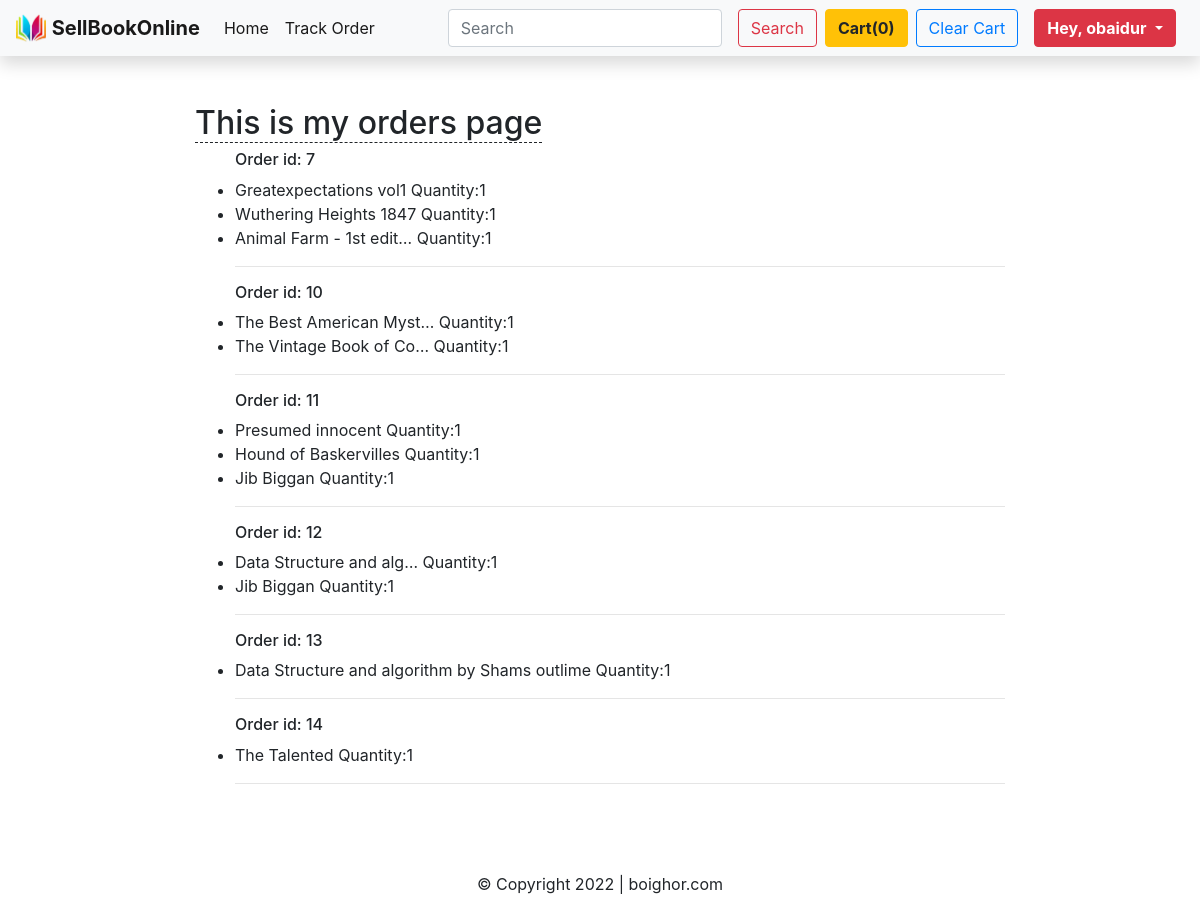
The page /orders (signed in) on the database as committed earlier.
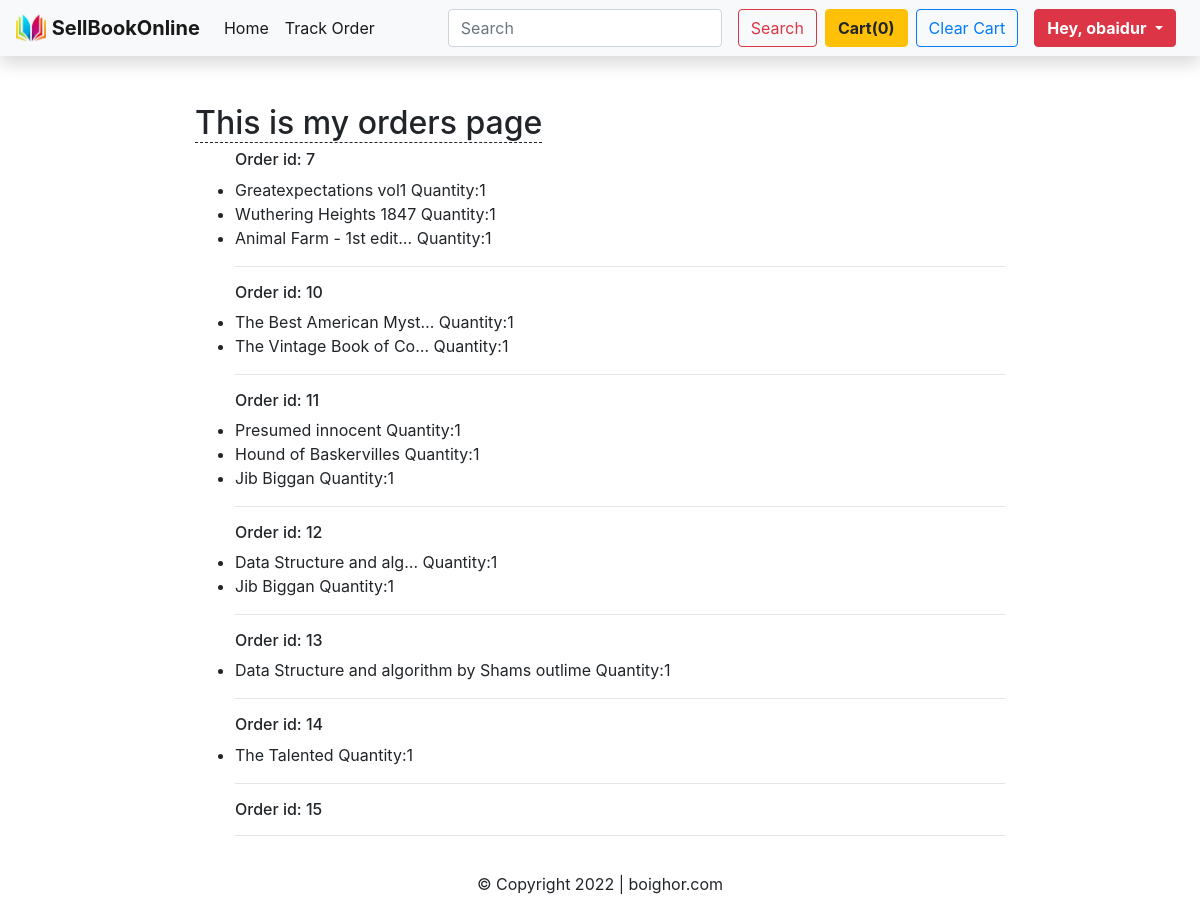
The same page on the database as committed later.
### home/models.py (models this page shows)
class Order(models.Model):
    order_id = models.AutoField(primary_key=True)
    items_json = models.CharField(max_length=50000)
    name = models.CharField(max_length=900)
    email = models.CharField(max_length=1101)
    address = models.CharField(max_length=1101)
    city = models.CharField(max_length=1101)
    state = models.CharField(max_length=1101)
    zip_code = models.CharField(max_length=1011)
    phone = models.CharField(max_length=1011, default="")

### home/views.py (the view)
# urls.py: path('orders',views.my_orders,name='orders'),
@login_required(login_url='/loginsignup')
def my_orders(request):
    mail = request.user.email
    orders = Order.objects.filter(email=mail)
    for order in orders:
        order.items_json = json.loads(order.items_json)
    context = {
        'orders': orders,
    }
    return render(request,'home/orders.html',context)

### templates/home/orders.html (shortened to what this page needs)
{% extends 'base.html' %}
{% load static %}
{% load tag_library %}
{% block body %}
<div class="container mt-5" style="width:70%;">
    <h2><span style="border-bottom:1px dashed">This is my orders page</span></h2>
    <ul>
        {% for order in orders %}
            <h6>Order id: {{order.order_id}} </h6>
          {% for key, value in order.items_json.items %}
            <li>{{ value.1 }} Quantity:{{value.0}}</li>
          {% endfor %}
          <hr>
        {% endfor %}
    </ul>
</div>
{% endblock body %}

Rows that differ between the two databases and show on the page:
added Order: order_id "15"
